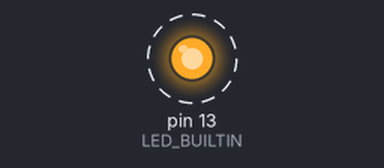
A sketch run on a simulated Arduino Uno, built with avr-gcc and run on an emulated ATmega328P. On the bench: output pins drawn as LEDs (lit = HIGH). Dashed ring = blinking. What the sketch prints to the serial monitor is not drawn.

Above: at 0.2 s.
Timing chart, 0 to 3.0 s (numbered marks = the images above):
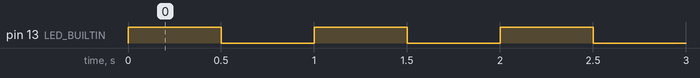

The sketch:

SerialUSBPC.ino
```cpp
int counter;
void setup() {
  Serial.begin(9600);
  pinMode(LED_BUILTIN, OUTPUT);
}

void loop() {

  digitalWrite(LED_BUILTIN, HIGH);   // turn the LED on
  delay(500);                       // wait for half a second
  int bytesSent = Serial.write("hello");//send the string "hello" and return the length of the string.
  digitalWrite(LED_BUILTIN, LOW);    // turn the LED off
  delay(500);                       // wait for half a second

  counter++;
}
```

Measured:
- by itself, pin 13 (LED_BUILTIN): alternates HIGH for 0.50 s and LOW for 0.50 s
